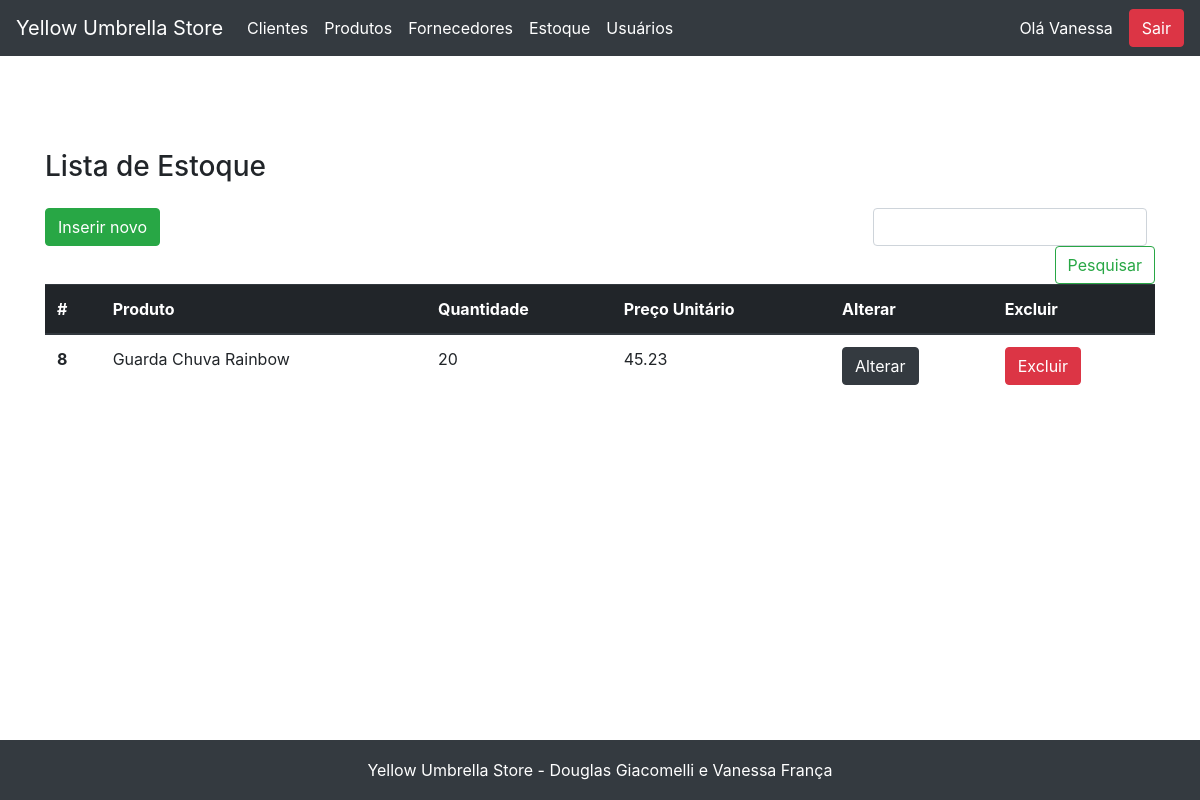
Screenshot of /estoque/view_estoque.php (signed in) with the database file from the repository.
### tables this page shows
CREATE TABLE `estoque` (
  `id` int NOT NULL AUTO_INCREMENT,
  `quantidade` int NOT NULL,
  `preco` decimal(12,2) NOT NULL,
  `produto_id` int DEFAULT NULL,
  PRIMARY KEY (`id`),
  KEY `produto_id` (`produto_id`),
  CONSTRAINT `estoque_ibfk_1` FOREIGN KEY (`produto_id`) REFERENCES `produto` (`id`)
);

CREATE TABLE `produto` (
  `id` int NOT NULL AUTO_INCREMENT,
  `nome` varchar(255) NOT NULL,
  `descricao` text NOT NULL,
  `imagem` varchar(255) NOT NULL,
  `fornecedor_id` int DEFAULT NULL,
  PRIMARY KEY (`id`),
  KEY `fornecedor_id` (`fornecedor_id`),
  CONSTRAINT `produto_ibfk_1` FOREIGN KEY (`fornecedor_id`) REFERENCES `fornecedor` (`id`)
);

### fachada.php (called while the page is built, shortened)
<?php
include_once('model/Estoque.php');
include_once('dao/mysql/MysqlDaoFactory.php');
$factory = new MysqlDaofactory();
?>

### dao/mysql/MysqlDaoFactory.php (called while the page is built, shortened)
<?php
include_once('MysqlEstoqueDao.php');
class MysqlDaofactory extends DaoFactory {
    private $host = "localhost";
    private $db_name = "web2";
    private $port = "3306";
    private $username = "root";
    private $password = "v6a10fr4nc486";
    public function getConnection(){
        $this->conn = null;
        $dsn="mysql:host=" . $this->host . ";port=" . $this->port . ";dbname=" . $this->db_name;
        try{
            $this->conn = new PDO($dsn, $this->username, $this->password);
      }catch(PDOException $exception){
            echo "Connection error: " . $exception->getMessage() . "\n";
            echo "DSN = " . $dsn;
        }
        return $this->conn;
    }
    public function getEstoqueDao() {
        return new MysqlEstoqueDao($this->getConnection());
    }
}
?>

### dao/DAO.php (called while the page is built, shortened)
<?php
abstract class DAO {
    public function __construct($conn){
        $this->conn = $conn;
    }
}
?>

### dao/mysql/MysqlEstoqueDao.php (called while the page is built, shortened)
<?php
include_once($_SERVER['DOCUMENT_ROOT'].'/yellow_umbrella/dao/DAO.php');
class MysqlEstoqueDao extends DAO implements EstoqueDao {
    private $table_name = 'estoque';
    public function buscaTodos() {
        $query = "SELECT
                    e.id, e.quantidade, e.preco, produto_id, p.nome as produto_nome
                FROM
                    " . $this->table_name ." e
                    JOIN produto p on (produto_id = p.id)
                    ORDER BY id ASC";
        $stmt = $this->conn->prepare( $query );
        $stmt->execute();
        $estoques = [];
        while ($row = $stmt->fetch(PDO::FETCH_ASSOC)){
            extract($row);
            $estoque = new Estoque($id, $quantidade, $preco, $produto_id, $produto_nome);
            $estoques[] = $estoque;
        }
        return $estoques;
    }
}
?>

### model/Estoque.php (called while the page is built, shortened)
<?php
class Estoque{
    private $id;
    private $quantidade;
    private $preco;
    private $produto_nome;
    public function __construct( $id=null, $quantidade, $preco, $produto_id, $produto_nome=null){
        $this->id=$id;
        $this->quantidade=$quantidade;
        $this->preco=$preco;
        $this->produto_nome=$produto_nome;
    }
    public function getId() { return $this->id; }
    public function getQuantidade() { return $this->quantidade; }
    public function getPreco() { return $this->preco; }
    public function getProdutoNome() { return $this->produto_nome; }
}
?>

### estoque/view_estoque.php (the view, shortened to what this page needs)
<?php
    include "../fachada.php";
    include "../header.php";
    $dao = $factory->getEstoqueDao();
    $estoque = $dao->buscaTodos();
    $estoque = (isset($_SESSION["estoque"])) ? ($_SESSION["estoque"]) : ($estoque);
?>
<main role="main" class="container">
    <h3 class="mb-3">Lista de Estoque</h3>
    <div class="row">
        <div class="col-12">
        </div>
        <div class="col-lg-8 col-sm-12">
            <a href="view_cadastro_estoque.php" class="btn btn-success mb-2">Inserir novo</a>
        </div>
        <div class="col-lg-4 col-sm-12">
            <form class="form-inline mt-2 mt-md-0 form-search-list" action="<?=$base?>/estoque/executa_pesquisa.php" method="POST">
                <input class="form-control mr-sm-2" type="text" name="pesquisa" aria-label="Pesquisar">
                <button class="btn btn-outline-success my-2 my-sm-0" type="submit">Pesquisar</button>
            </form>
        </div>
        <div class="col-12">
        <table class="table table-responsive">
            <thead class="thead-dark">
                <tr>
                <th scope="col">#</th>
                <th scope="col">Produto</th>
                <th scope="col">Quantidade</th>
                <th scope="col">Preço Unitário</th>
                <th scope="col">Alterar</th>
                <th scope="col">Excluir</th>
                </tr>
            </thead>
            <tbody>
            <?php
                if ($estoque){
                    foreach($estoque as $item){
            ?>
                <tr>
                <th scope="row"><?=$item->getID()?></th>
                <td><?=$item->getProdutoNome()?></td>
                <td><?=$item->getQuantidade()?></td>
                <td><?=$item->getPreco()?></td>
                <td><a href="view_editar_estoque.php?id=<?=$item->getID()?>" class="btn btn-dark">Alterar</button></td>
                <td><a href="exclui_estoque.php?id=<?=$item->getID()?>" id="excluiProduto" class="btn btn-danger" onclick="return confirm('Você quer mesmo remover este estoque?')">Excluir</button></td>
                </tr>
            <?php
                    }
                }else{
                    echo "<td colspan=6 style='text-align:center;'>Sem registros</td>";
                }
            ?>
            </tbody>
        </table>
        </div>
    </div>
</main>
<?php include "../footer.php"; ?>

### assets/css/sticky-footer.css (style rules this page uses)
html { position: relative; min-height: 100%; }
body { margin-bottom: 60px; }
body > .container { padding: 150px 15px 0; }
.form-search-list { justify-content: flex-end; }
.table-responsive { display: table; }

### assets/css/custom.css (style rules this page uses)
.form-search-list { justify-content: flex-end; }
.table-responsive { display: table; }

### rows the page displays
estoque: id "8", produto.nome "Guarda Chuva Rainbow", quantidade "20", preco "45.23"

### other values shown
$_SESSION["nome_usuario"] "Vanessa"
